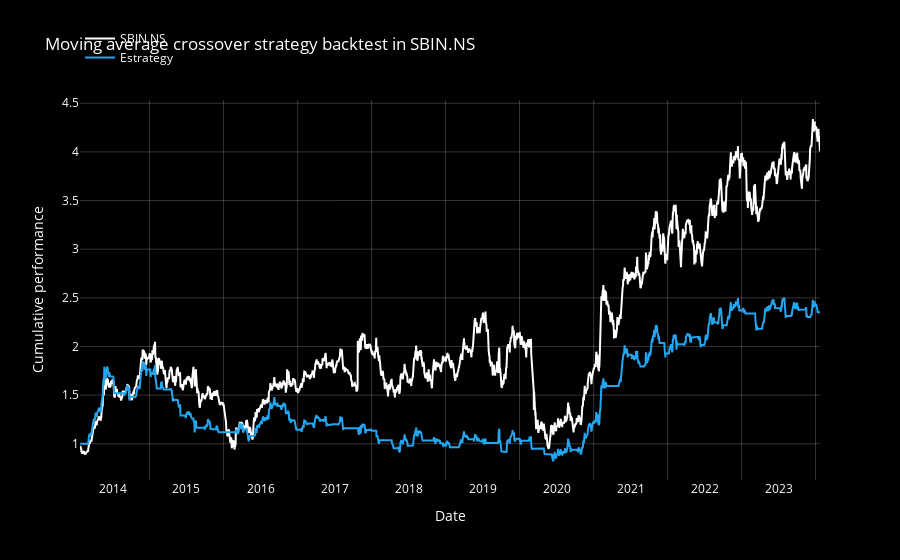

Notebook code for this chart:
### Markdown cell above
This indicates that the result of the strategy in the analyzed period is 827%. In the same period, a Buy and Hold strategy would have had a return of 810%

We can create a graph with the accumulated returns for the ticker and the strategy applied with Plotly.

### Code cell
# Create a chart with cumulative ticker and strategy performance
fig = go.Figure()
fig.add_trace(go.Scatter(x=ticker_history.index, y=ticker_history['cumulative_returns'], name=tick,
                         line=dict(color='white', width=2)))
fig.add_trace(go.Scatter(x=ticker_history.index, y=ticker_history['cumulative_strategy_returns'], name='Estrategy',
                         line=dict(color='#22a7f0', width=2)))
fig.update_layout(title=('Moving average crossover strategy backtest in ' + tick),
                  xaxis_title='Date',
                  yaxis_title='Cumulative performance',
                  font=dict(color='white'),
                  paper_bgcolor='black',
                  plot_bgcolor='black',
                  legend=dict(x=0, y=1.2, bgcolor='rgba(0,0,0,0)'),
                  yaxis=dict(gridcolor='rgba(255,255,255,0.2)'),
                  xaxis=dict(gridcolor='rgba(255,255,255,0.2)'))
fig.update_xaxes(showgrid=True, ticklabelmode="period")
fig.update_yaxes(showgrid=True)
fig.show()

### Figure 1 — Plotly figure (JSON) as saved in the notebook; plotly's stock layout.template omitted (floating-point values rounded to 4 significant figures; data arrays with more than 128 entries replaced by an {"elided": "..."} marker saying what was removed)
{"data": [{"line": {"color": "white", "width": 2}, "name": "SBIN.NS", "type": "scatter", "x": {"elided": "2465 str values"}, "y": {"elided": "2465 float values"}}, {"line": {"color": "#22a7f0", "width": 2}, "name": "Estrategy", "type": "scatter", "x": {"elided": "2465 str values"}, "y": {"elided": "2465 float values"}}], "layout": {"autosize": true, "font": {"color": "white"}, "legend": {"bgcolor": "rgba(0, 0, 0, 0)", "x": 0, "y": 1.2}, "paper_bgcolor": "black", "plot_bgcolor": "black", "title": {"text": "Moving average crossover strategy backtest in SBIN.NS"}, "xaxis": {"autorange": true, "gridcolor": "rgba(255,255,255,0.2)", "range": ["2014-01-23", "2024-01-23"], "showgrid": true, "ticklabelmode": "period", "title": {"text": "Date"}, "type": "date"}, "yaxis": {"autorange": true, "gridcolor": "rgba(255,255,255,0.2)", "range": [0.6276, 4.534], "showgrid": true, "title": {"text": "Cumulative performance"}, "type": "linear"}}}
